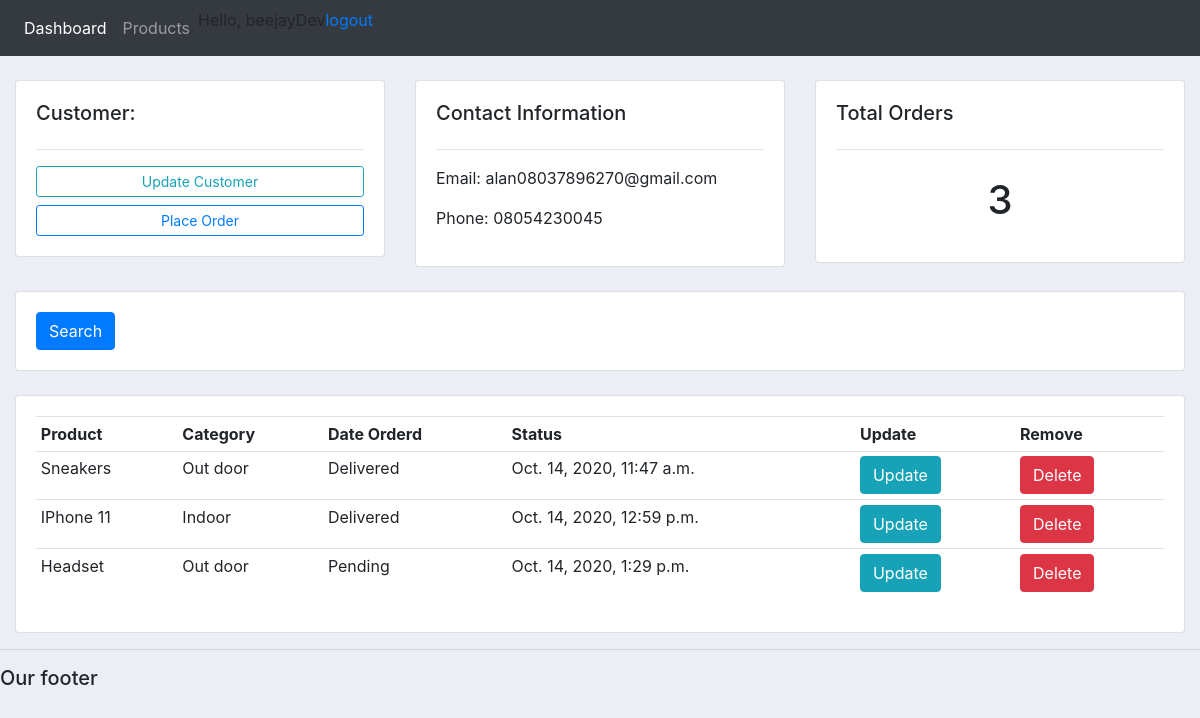
The app's page /customer/1/ (signed in) with its own data.
### commerce/models.py (models this page shows, shortened)
class Customer(models.Model):
    user = models.OneToOneField(User, null=True, on_delete=models.CASCADE)
    name = models.CharField(max_length=200, null=True)
    phone = models.CharField(max_length=200, null=True)
    email = models.CharField(max_length=200, null=True)
    date_created = models.DateTimeField(auto_now_add=True, null=True)

class Order(models.Model):
    STATUS = (
            ('Pending', 'Pending'),
            ('Out for delivery', 'Out for delivery'),
            ('Delivered', 'Delivered'),
            )
    customer = models.ForeignKey(Customer, null=True, on_delete=models.CASCADE)
    order = models.ForeignKey(Product, null=True, on_delete=models.CASCADE)
    date_created = models.DateTimeField(auto_now_add=True, null=True)
    status = models.CharField(max_length=200, null=True, choices=STATUS)

class Product(models.Model):
    CATEGORY = (
            ('Indoor', 'Indoor'),
            ('Out door', 'Out door'),
            )
    name = models.CharField(max_length=200, null=True)
    price = models.FloatField(null=True)
    category = models.CharField(max_length=200, null=True, choices=CATEGORY)
    description = models.CharField(max_length=200, null=True, blank=True)
    date_created = models.DateTimeField(auto_now_add=True, null=True)
    tags = models.ManyToManyField(Tag)
    def __str__(self):
        return self.name

### commerce/decorators.py (the view)
        def wrapper_func(request, *args, **kwargs):
            group = None
            if request.user.groups.exists():
                group = request.user.groups.all()[0].name
            if group in allowed_roles:
                return view_func(request, *args, **kwargs)
            else:
                return HttpResponse("You're not authorized to do that")

### commerce/views.py (called while the page is built)
@login_required(login_url="login")
@allowed_user(allowed_roles=['admin'])
def customer(request, pk):
    customer = Customer.objects.get(id=pk)
    order = customer.order_set.all()
    order_count = order.count()
    context = {
            'customer': customer,
            'order': order,
            'order_count': order_count
            }
    return render(request, 'customer.html', context)

### templates/customer.html
{%  extends 'base.html' %}
{% block content %}
	<br>
<div class="row">
	<div class="col-md">
		<div class="card card-body">
			<h5>Customer:</h5>
			<hr>
			<a class="btn btn-outline-info  btn-sm btn-block" href="">Update Customer</a>
			<a class="btn btn-outline-primary  btn-sm btn-block" href="{% url 'create_order' customer.id %}">Place Order</a>
		</div>
	</div>
	<div class="col-md">
		<div class="card card-body">
			<h5>Contact Information</h5>
			<hr>
			<p>Email: {{ customer.email }}</p>
			<p>Phone: {{ customer.phone }}</p>
		</div>
	</div>
	<div class="col-md">
		<div class="card card-body">
			<h5>Total Orders</h5>
			<hr>
			<h1 style="text-align: center;padding: 10px">{{ order_count }}</h1>
		</div>
	</div>
</div>
<br>
<div class="row">
	<div class="col">
		<div class="card card-body">
			<form method="get">
		    <button class="btn btn-primary" type="submit">Search</button>
		  </form>
		</div>
	</div>
</div>
<br>
<div class="row">
	<div class="col-md">
		<div class="card card-body">
			<table class="table table-sm">
				<tr>
					<th>Product</th>
					<th>Category</th>
					<th>Date Orderd</th>
					<th>Status</th>
					<th>Update</th>
					<th>Remove</th>
				</tr>
				{% for i in order %}
				<tr>
					<td>{{ i.order }}</td>
					<td>{{ i.order.category }}</td>
					<td>{{ i.status }}</td>
					<td>{{ i.date_created }}</td>
					<td><a class="btn btn-info" href="{% url 'update_order' i.id %}">Update</a>
					</td>
					<td><a class="btn btn-danger" href="{% url 'delete_order' i.id %}">Delete</a>
					</td>
				</tr>
				{% endfor %}
			</table>
		</div>
	</div>
</div>
{% endblock %}

### templates/navbar.html (shortened to what this page needs)
<nav class="navbar navbar-expand-lg navbar-dark bg-dark">
  <div class="collapse navbar-collapse" id="navbarNav">
    <ul class="navbar-nav">
      <li class="nav-item active">
	      <a class="nav-link" href="{% url 'home' %}">Dashboard</a>
      </li>
      <li class="nav-item">
	      <a class="nav-link" href="{% url 'product' %}">Products</a>
      </li>
      <span>Hello, {{request.user}}</span>
      <span>
	      <a href="{% url 'logout' %}">logout</a>
      </span>
    </ul>
  </div>
</nav>

### static/css/main.css (style rules this page uses)
body { background-color: #ebeff5; }

### records on screen
Customer: email "alan08037896270@gmail.com", phone "08054230045"
Order: order "Sneakers", order.category "Out door", status "Delivered", date_created "Oct. 14, 2020, 11:47 a.m."
Order: order "IPhone 11", order.category "Indoor", status "Delivered", date_created "Oct. 14, 2020, 12:59 p.m."
Order: order "Headset", order.category "Out door", status "Pending", date_created "Oct. 14, 2020, 1:29 p.m."

### other values on screen
{{ request.user }} "beejayDev"
{{ order_count }} "3"
